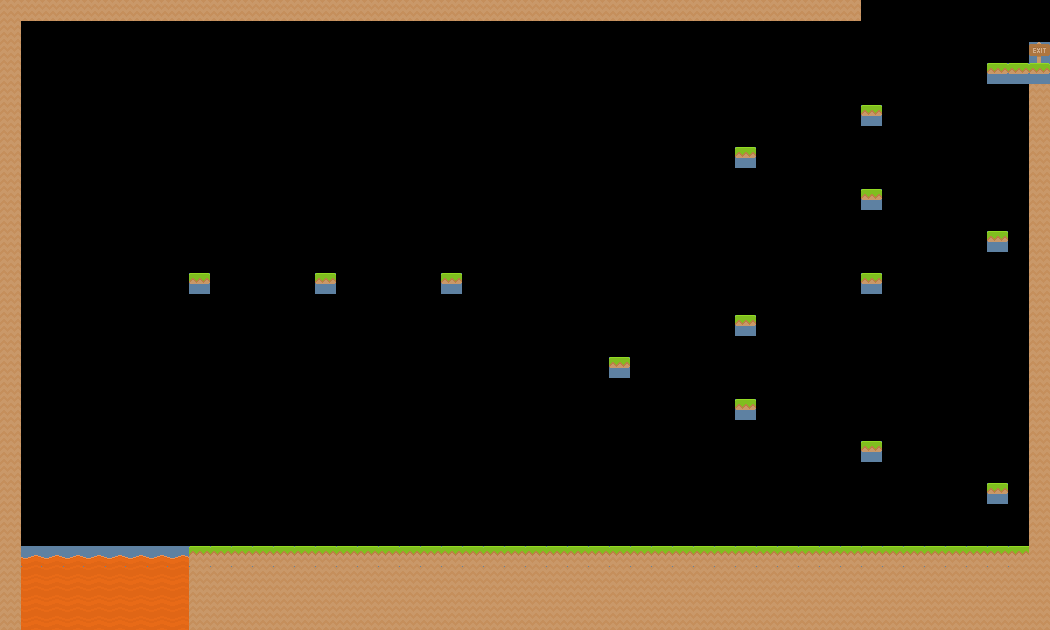

The image is a tile-based game level rendered from a .tmx file. Its description and source (layers, tilesets, objects; grid data summarised) follow:
An orthogonal 50x30 tile map with 21x21 px tiles, 1 tile layer (Tile Layer 1).

<map version="1.0" orientation="orthogonal" width="50" height="30" tilewidth="21" tileheight="21">
 <tileset firstgid="1" name="spritesheet" tilewidth="21" tileheight="21" spacing="2" margin="2">
  <image source="spritesheet.png" width="692" height="692" />
 </tileset>
 <layer name="Tile Layer 1" width="50" height="30">
  <data>[1500 cells, 305 non-empty, 7 distinct tile ids]</data>
 </layer>
</map>
